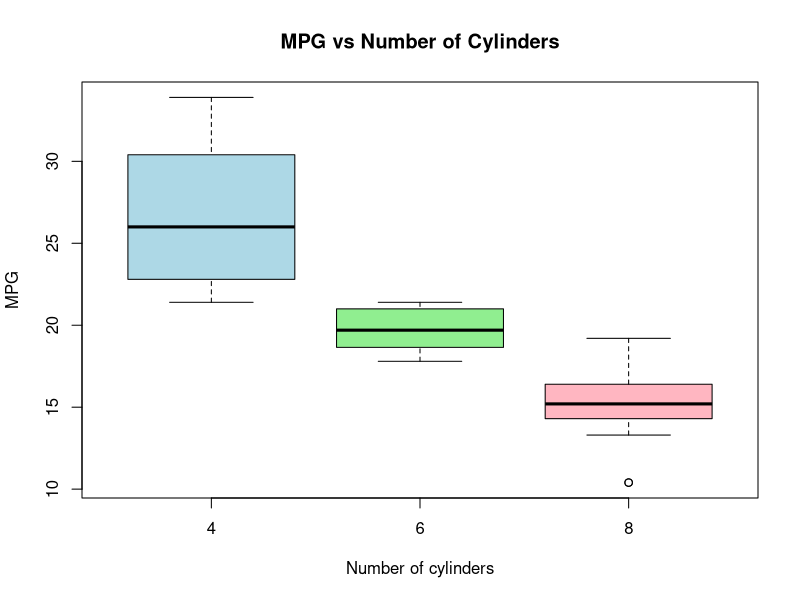

Write R code to recreate this figure.
data(mtcars)
head(mtcars)
boxplot(mpg ~ cyl,data=mtcars,
        main="MPG vs Number of Cylinders",
        xlab="Number of cylinders",
        ylab="MPG",
        col=c("lightblue","lightgreen","lightpink")
)
